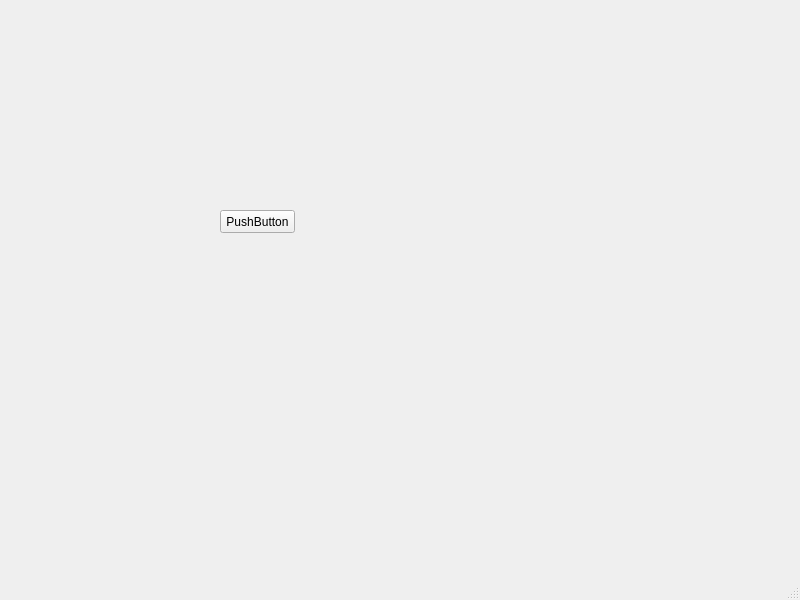
<?xml version="1.0" encoding="UTF-8"?>
<ui version="4.0">
 <class>MainWindow</class>
 <widget class="QMainWindow" name="MainWindow">
  <property name="geometry">
   <rect>
    <x>0</x>
    <y>0</y>
    <width>800</width>
    <height>600</height>
   </rect>
  </property>
  <property name="windowTitle">
   <string>MainWindow</string>
  </property>
  <widget class="QWidget" name="centralwidget">
   <widget class="QPushButton" name="pushButton">
    <property name="geometry">
     <rect>
      <x>220</x>
      <y>210</y>
      <width>75</width>
      <height>23</height>
     </rect>
    </property>
    <property name="text">
     <string>PushButton</string>
    </property>
   </widget>
  </widget>
  <widget class="QMenuBar" name="menubar">
   <property name="geometry">
    <rect>
     <x>0</x>
     <y>0</y>
     <width>800</width>
     <height>23</height>
    </rect>
   </property>
  </widget>
  <widget class="QStatusBar" name="statusbar"/>
 </widget>
 <resources/>
 <connections/>
</ui>
